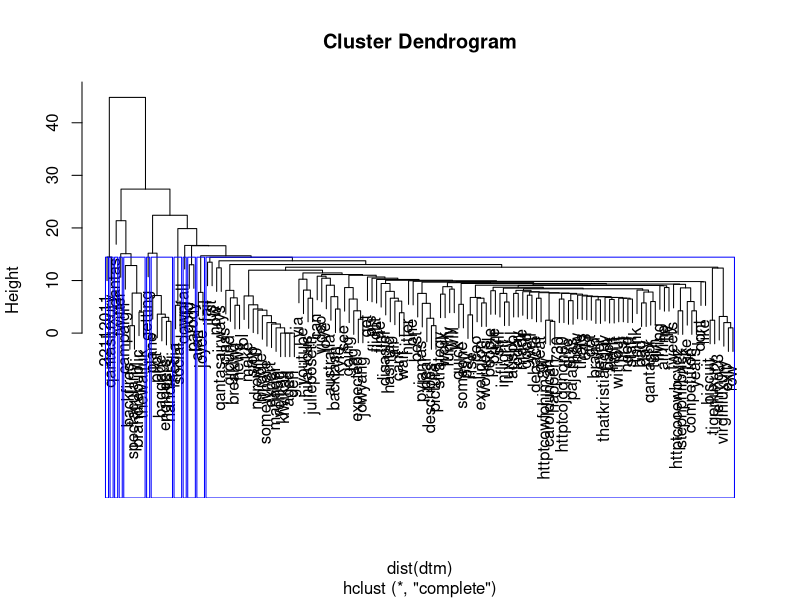

Generate this figure with R:
tweets=readLines("tweets.txt")
tweets
head(tweets)
install.packages("tm")
library(tm)
vs<-VectorSource(tweets)
vs
myCorpus2<-VCorpus(vs)
myCorpus2
myCorpus2 <- tm_map(myCorpus2, content_transformer(tolower))
myCorpus2 <- tm_map(myCorpus2, removePunctuation)
myCorpus2 <- tm_map(myCorpus2, stripWhitespace)
myCorpus2 <- tm_map(myCorpus2, removeWords,stopwords(kind="en"))
removeURL <- content_transformer(function(x) gsub("(f|ht)tp(s?)://\\S+", "", x, perl=T))
myCorpus2 <- tm_map(myCorpus2, removeURL)
dtm <- TermDocumentMatrix(myCorpus2)
dtm
dtm <- TermDocumentMatrix(myCorpus2)
dtm
findFreqTerms(dtm, 5)
dtm<-removeSparseTerms(dtm,0.99)
dtm
clusters <- hclust(dist(dtm))
clusters
plot(clusters)
rect.hclust(clusters, k = 12, border = "blue")
